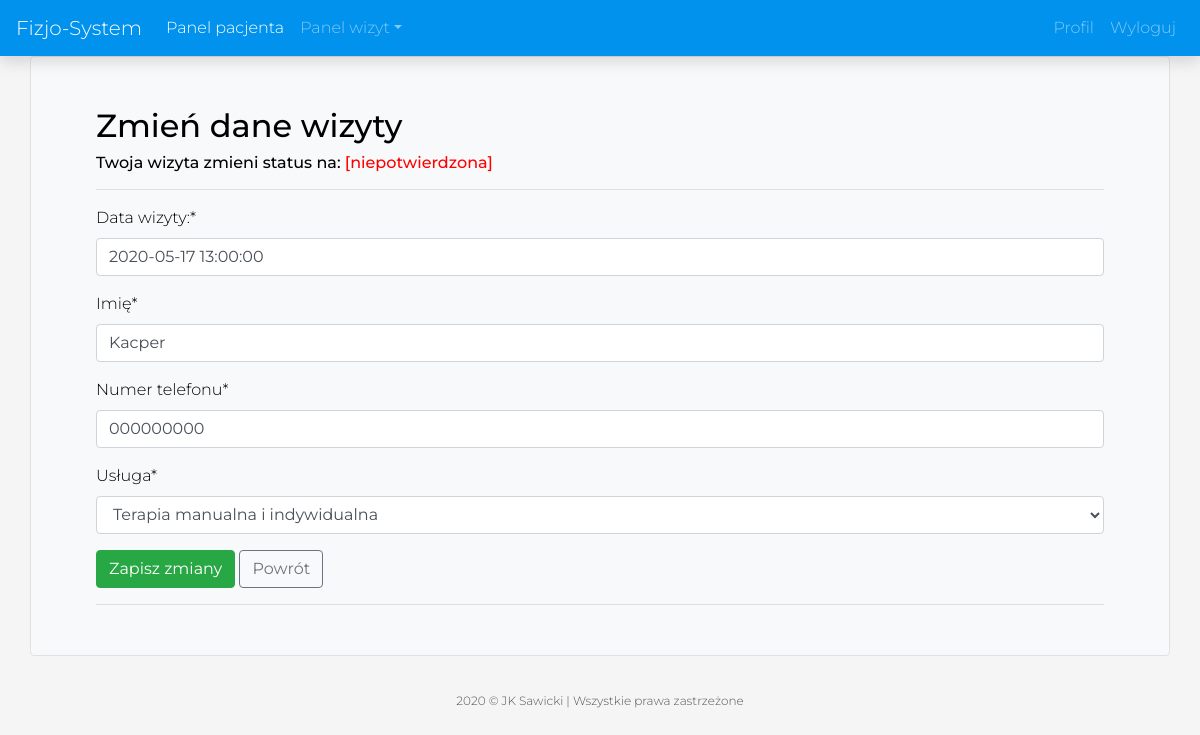
The app's page /patient/appointment/1/ (signed in) with its own data.
### appointments/models.py (models this page shows, shortened)
class Appointment(models.Model):
    owner = models.ForeignKey(User, on_delete=models.CASCADE, related_name='appointments')
    office = models.ForeignKey(Office, on_delete=models.CASCADE)
    date = models.DateTimeField()
    name = models.CharField('Enter your first name:', max_length=120)
    date_selected = models.DateTimeField(default=timezone.now)
    phone_number = models.CharField(max_length=9)
    confirmed = models.BooleanField(default=False)
    choice = models.CharField(max_length=120)
    class Meta:
        verbose_name_plural = 'Appointments'

### patient_panel/views/appointment.py (the view, shortened to what this page needs)
# urls.py: path('appointment/<int:pk>/', appointment.AppointmentUpdateView.as_view(), name='patient-appointment-change'),
@method_decorator([login_required, patient_required], name='dispatch')
class AppointmentUpdateView(UpdateView):
    form_class = AppointmentForm
    template_name = 'patient_panel/appointment_update_form.html'
    def get_queryset(self):
        return Appointment.objects.filter(owner=self.request.user.id)

### appointments/forms.py
class AppointmentForm(forms.ModelForm):
    date = forms.DateTimeField(label='Data wizyty:', input_formats=['%d.%m.%Y %H:%M'],
                               widget=forms.TextInput(attrs={'autocomplete': 'off'}))
    name = forms.CharField(label='Imię')
    phone_number = forms.CharField(label='Numer telefonu')
    choice = ['Konsultacja', 'Terapia manualna i indywidualna', 'Masaż', 'Fala uderzeniowa']
    choice = forms.ChoiceField(label='Usługa', choices=[(choice[0], choice[0]),
                                                        (choice[1], choice[1]),
                                                        (choice[2], choice[2]),
                                                        (choice[3], choice[3])])
    class Meta:
        model = Appointment
        fields = ['date', 'name', 'phone_number', 'choice']

### patient_panel/templates/patient_panel/appointment_update_form.html (shortened to what this page needs)
{% extends 'Physiotherapy_Management_System/base_panel_patient.html' %}
{% load crispy_forms_tags %}
{% load static %}
{% block head %}
    <link rel="stylesheet"
          href="https://cdnjs.cloudflare.com/ajax/libs/jquery-datetimepicker/2.5.20/jquery.datetimepicker.min.css"
/>
{% endblock head %}
{% block content %}
    <div class="container border rounded bg-light">
        <div class="form">
            <h2>Zmień dane wizyty</h2>
            <h6>Twoja wizyta zmieni status na: <span id="unconfirmed-color">[niepotwierdzona]</span></h6>
            <hr>
            <form method="post" action="." enctype="multipart/form-data" id="controlForm" novalidate>
                {{ form|crispy }}
                <button type="submit" class="btn btn-success">Zapisz zmiany</button>
                <a href="{% url 'patient-appointment-upcoming' %}" class="btn btn-outline-secondary" role="button">Powrót</a>
            </form>
            <hr>
        </div>
    </div>
{% endblock content %}

### users/static/css/navbar.css (style rules this page uses)
body { -moz-osx-font-smoothing: grayscale; -ms-flex-direction: column; -webkit-box-direction: normal; -webkit-box-orient: vertical; -webkit-font-smoothing: antialiased; background: #f5f5f5; color: black; flex-direction: column; font-family: Montserrat, sans-serif; font-size: 1em; font-weight: 300; margin: 0; }

### users/static/css/mystyle.css (style rules this page uses)
.form { margin: 50px; }
#unconfirmed-color { color: red; }
a:hover, a:visited, a:link, a:active { text-decoration: none; }

### records on screen
Appointment: date "2020-05-17 13:00:00", name "Kacper", phone_number "000000000", choice "Terapia manualna i indywidualna"
